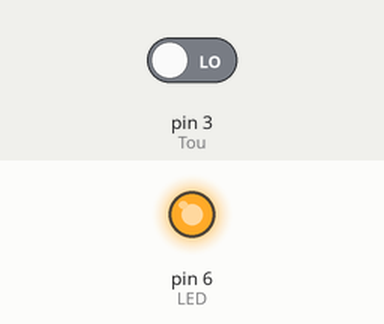
Simulated run of this sketch. Board: Arduino Uno, built with avr-gcc and run on an emulated ATmega328P. Shown: output pins drawn as LEDs (lit = HIGH). The inputs (shaded band) are chosen by the test bench; at power-on: pin 3 (Tou) LOW.

Above: at 0.1 s.
Timing chart, 0 to 1.6 s (numbered marks = the images above):
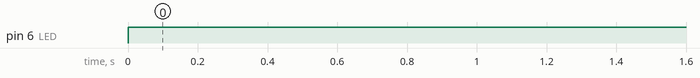

The sketch:

touch.ino
```cpp
int LED = 6;
int Tou = 3;
int soma=0;

void setup() {

  pinMode(6, OUTPUT);
  pinMode(3, INPUT);

}

void loop() {

  int sensorValue = digitalRead(Tou);
  int soma=soma+1;

  if(soma==1){
    digitalWrite(LED, HIGH);
  }
  if(soma==2){
    digitalWrite(LED, LOW);
    digitalWrite(LED, HIGH);
    delay(250);
    digitalWrite(LED,LOW);
  }
  if(soma==3){
    digitalWrite(LED, HIGH);
    delay(80);
    digitalWrite(LED, LOW);
    delay(80);
    digitalWrite(LED, HIGH);
    delay(80);
    digitalWrite(LED, LOW);
  }

}
```

Measured:
- by itself, pin 6 (LED): LOW → HIGH at 0.00 s
